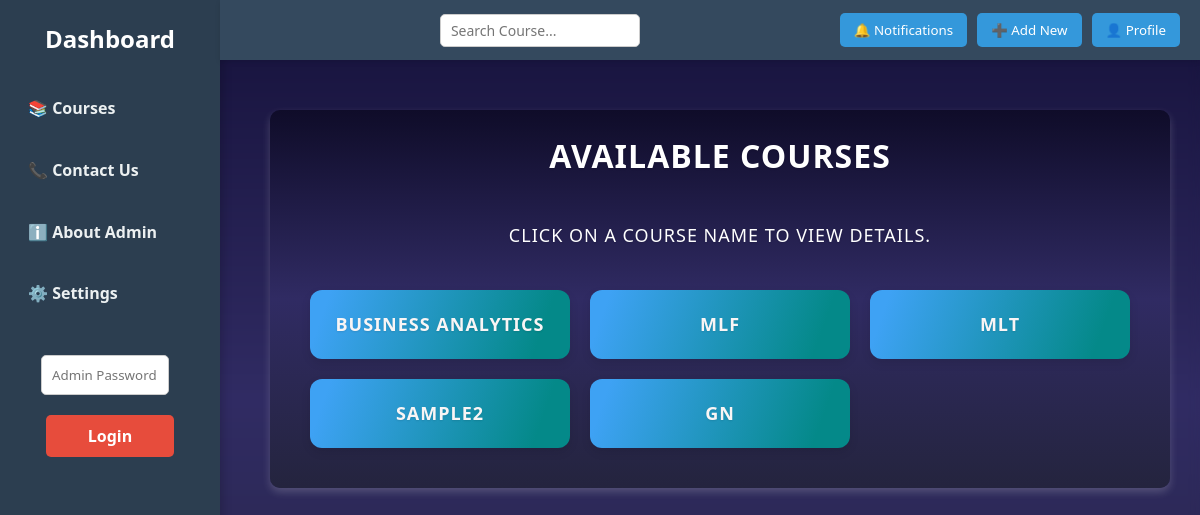
Page /dashboard on the earlier database version.
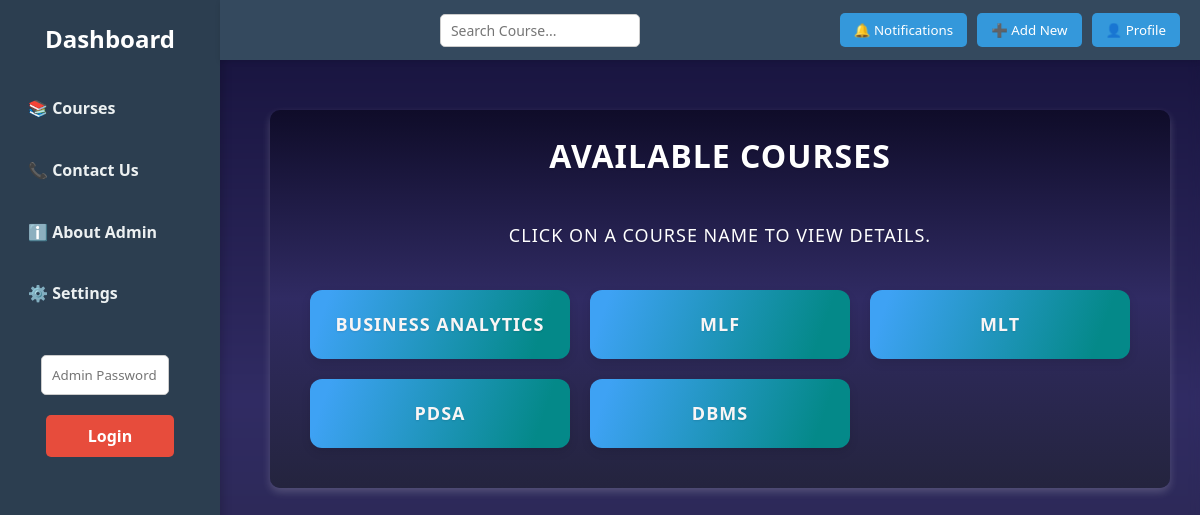
Same page on the later database version.
### tables this page shows
CREATE TABLE courses (
            id INTEGER PRIMARY KEY AUTOINCREMENT,
            name TEXT NOT NULL
        );

### app.py (the view)
@app.route('/dashboard', methods=['GET', 'POST'])
def course_view():
    conn = sqlite3.connect('database.db')
    c = conn.cursor()
    c.execute('SELECT * FROM courses')
    courses = c.fetchall()
    conn.close()
    admin_mode = session.get('admin_mode', False)
    return render_template('course_view.html', courses=courses, admin_mode=admin_mode)

### templates/course_view.html (shortened to what this page needs)
<!DOCTYPE html>
<html lang="en">
<head>
    <link rel="stylesheet" href="{{ url_for('static', filename='style.css') }}">
</head>
<body>
    <div class="sidebar">
        <h2>Dashboard</h2>
        <a href="{{ url_for('course_view') }}">📚 Courses</a>
        <a href="#">📞 Contact Us</a>
        <a href="#">ℹ️ About Admin</a>
        <a href="#">⚙️ Settings</a>
        {% if not admin_mode %}
            <form class="admin-login-form" action="{{ url_for('admin_login') }}" method="post">
                <input class="password-input" type="password" name="password" placeholder="Admin Password" required>
                <button class="btn login-btn" type="submit">Login</button>
            </form>
        {% else %}
            <a href="{{ url_for('admin_add_course') }}">➕ Add Course</a>
            <a href="{{ url_for('admin_logout') }}">🚪 Exit Admin</a>
        {% endif %}
    </div>
    <div class="navbar">
        <input type="text" id="globalSearch" class="global-search" placeholder="Search Course...">
        <div class="navbar-buttons">
            <button class="nav-btn">🔔 Notifications</button>
            <button class="nav-btn">➕ Add New</button>
            <button class="nav-btn">👤 Profile</button>
        </div>
    </div>
    <div class="main-content">
        <div class="container">
            <h1 class="page-title" style="color: white;">Available Courses</h1>
            <p class="page-description" style="color: white;" >Click on a course name to view details.</p>
            {% if courses %}
            <div class="course-grid" id="courseList">
                {% for course in courses %}
                    <div class="course-card">
                        <a class="course-link" style="color: rgb(249, 245, 245);" href="{{ url_for('course_detail', course_id=course[0]) }}">{{ course[1] }}</a>
                    </div>
                {% endfor %}
            </div>
            {% else %}
                <p class="no-courses">No courses available.</p>
            {% endif %}
        </div>
    </div>
</body>
</html>

### templates/course_view.html (style rules this page uses)
body { margin: 0; font-family: 'Segoe UI', sans-serif; background: linear-gradient(to bottom, #15113a, #302b63, #24243e); color: white; }
.container { background: linear-gradient(to bottom, #0f0c29, #302b63, #24243e); padding: 20px; border-radius: 10px; box-shadow: 0 4px 8px rgba(243, 239, 239, 0.2); margin: 20px auto; border: none; }
.course-card { background-image: linear-gradient( 109.6deg, rgb(62, 162, 244) 7.3%, rgba(4,137,137,1) 86.7% ); }

Differences in the rows shown:
changed courses: name "SAMPLE2" → "PDSA"
changed courses: name "GN" → "DBMS"
